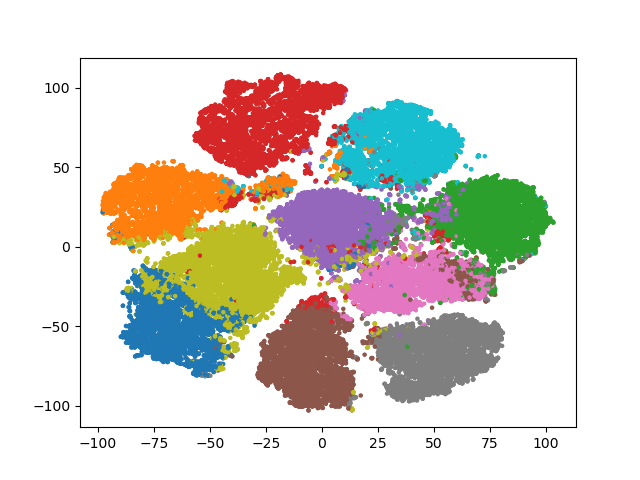
#> input picture nn/cluster_map_test/clusters_epoch_140.png, 640 x 480 px, given in place of gradient2.jpg, which was not available
$ python dct_official.py 5 band
#> lines starting #> are read from the running program, lines starting #| are printed output that depends on the picture; after the words box and inside, x2 and y2 are one past the last pixel; in counts of white or black regions, pixels touching at a corner belong together; pictures that were not available may be replaced by others from this repository, and a replacement may not be noted
import numpy as np
import argparse
from scipy import stats as st
from scipy.fftpack import idct, dct, fft, ifft
import matplotlib.pyplot as plt

from skimage import io, img_as_ubyte

T_D = .8
F_D = 0
S_D = 0

angles = [1]
the_norm = 'backward'
the_type  = 2

def save_as_png(array, filename):
    normalized_array = (array - np.min(array)) / (np.max(array) - np.min(array))
    uint8_array = img_as_ubyte(normalized_array)
    io.imsave(filename, uint8_array)

def apply_dct(image):
    dct_rows = dct(image, type=the_type, axis=0, norm=the_norm)
    dct_image = dct(dct_rows, type=the_type, axis=1, norm=the_norm)
    return dct_image

def rebuild_image(dct_image):
    idct_rows = idct(dct_image, type=the_type, axis=1, norm=the_norm)
    idct_image = idct(idct_rows, type=the_type, axis=0, norm=the_norm)
    return idct_image

def filter_by_angle(dct_image, angle, W_D):
    u_max, v_max = dct_image.shape
    mask = np.zeros_like(dct_image, dtype=bool)
    theta = np.radians(angle)

    sin_theta = np.sin(theta)
    cos_theta = np.cos(theta)

    u_values = np.arange(u_max).reshape(-1, 1)  # Column vector
    v_values = np.arange(v_max).reshape(1, -1)  # Row vector

    u_cos_v = u_values * sin_theta - v_values * cos_theta

    if theta < np.pi/9:
        condition_upper = (u_cos_v <= 0) #& (v_values <= 50)
        condition_lower = (u_cos_v + W_D >= 0)

    elif np.pi/9 <= theta < 7*np.pi/18:
        condition_upper = (u_cos_v - W_D / 2 <= 0) #& (v_values <= 50)
        condition_lower = (u_cos_v + W_D / 2 >= 0)

    else:
        condition_upper = (u_cos_v - W_D <= -0.5) #& (v_values <= 50) # pixel at position 0 expands from -0.5 to +0.5 so the image is offset by -0.5px so i set this offset as my starting/min condition instead of using 0
        condition_lower = (u_cos_v >= -0.5) # pixel at position 0 expands from -0.5 to +0.5 so the image is offset by -0.5px so i set this offset as my starting/min condition instead of using 0

    mask = condition_upper & condition_lower

    return mask

def filter(dct_image, filter_type, angles, W_D, T_D, S_D, F_D):
    magnitude_spectrum = np.log1p((np.abs(dct_image))**2)
    band_mask = np.zeros_like(dct_image, dtype=bool)
    threshold_mask = np.zeros_like(dct_image, dtype=bool)
    total_mask = np.zeros_like(dct_image, dtype=bool)
    filtered_dct = np.zeros_like(dct_image)
    filtered_magspec = np.zeros_like(dct_image)

    if filter_type == 'band':
        for angle in angles:
            angle_mask = filter_by_angle(dct_image, angle, W_D)
            band_mask |= angle_mask

        filtered_dct[band_mask] = np.max(magnitude_spectrum) + 0.1 # Set frequency values in the band to 0
        filtered_dct[~band_mask] = dct_image[~band_mask]

        filtered_magspec[band_mask] = np.max(magnitude_spectrum) + 0.1
        filtered_magspec[~band_mask] = magnitude_spectrum[~band_mask]

    elif filter_type == 'threshold':
        gate_mask = np.full(np.shape(dct_image), False)
        gate_mask[5:3200,5:4500] = True

        threshold_mask = (magnitude_spectrum <= F_D) | (magnitude_spectrum >= T_D) # sets all cells that meet this condition (elimination condition) as TRUE
        tot =  threshold_mask & gate_mask

        filtered_dct[tot] = S_D # all cells to be eliminated are set to S_D (zero)
        filtered_dct[~tot] = dct_image[~tot] # all other cells to kept are given the value of dct_image

        filtered_magspec[tot] = np.max(magnitude_spectrum) + 0.1 # all mask cells are set to white (note: they will all be black if every cell is set to 255)
        filtered_magspec[~tot] = magnitude_spectrum[~tot] # all other cells will be their respective mag spectrum value

    elif filter_type == 'none':
        filtered_dct = dct_image
        filtered_magspec = magnitude_spectrum

    elif filter_type == 'both':
        for angle in angles:
            angle_mask = filter_by_angle(dct_image, angle, W_D)
            band_mask |= angle_mask

        # gate_mask = np.full(np.shape(dct_image), False)
        # gate_mask[20:3000,20:4000] = True

        threshold_mask = (magnitude_spectrum <= F_D) | (magnitude_spectrum >= T_D)

        total_mask = threshold_mask & band_mask #& gate_mask

        filtered_dct[total_mask] = magnitude_spectrum[0,0]
        filtered_dct[~total_mask] = dct_image[~total_mask]

        filtered_magspec[total_mask] = np.max(magnitude_spectrum) + 0.1
        filtered_magspec[~total_mask] = magnitude_spectrum[~total_mask]

    return magnitude_spectrum, filtered_dct, filtered_magspec

def overhaul(image_path, W_D, filter_type):
    image = io.imread(image_path, as_gray=True)
    dct_image = apply_dct(image)
    magnitude_spectrum, filtered_dct, filtered_magspec = filter(dct_image, filter_type, angles, W_D, T_D, S_D, F_D)
    filtered_image = rebuild_image(filtered_dct)
    return dct_image, magnitude_spectrum, filtered_dct, filtered_magspec, filtered_image

if __name__ == "__main__":
    parser = argparse.ArgumentParser(description='DCT image filtering')
    parser.add_argument('W_D', help="This is relevent for 'band' and 'both' filters; select a width to apply the filter at each given angle", type=int)
    parser.add_argument('filter_type', choices=['band', 'threshold', 'both', 'none'], help="Type of filter to apply: 'band', 'threshold', 'both' or 'none'")
    args = parser.parse_args()

    image_path1 = '/home/unitx/Downloads/macbook_images/gradient2.jpg'
    image_path2 = '/home/unitx/Downloads/macbook_images/doublebarlight_03_cropped.png'

    dct_01, magnitude_spectrum_01, filtered_dct_01, filtered_magspec_01, filtered_01 = overhaul(image_path1, args.W_D, args.filter_type)
#> in overhaul, `image = io.imread(image_path, as_gray=True)`:
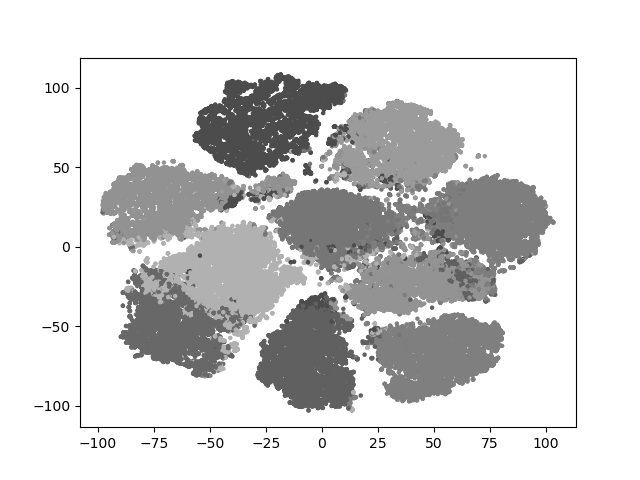
#> image: shape (480, 640) float64; min 0, max 1, mean 0.847
#> in apply_dct, `dct_rows = dct(image, type=the_type, axis=0, norm=the_norm)`:
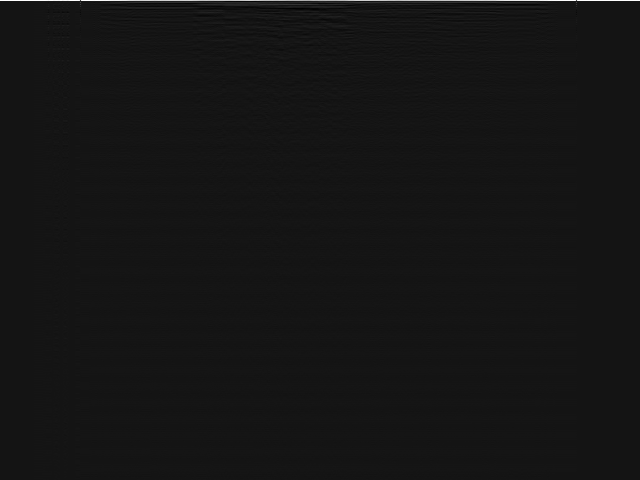
#> dct_rows: shape (480, 640) float64; min -85.68, max 960, mean 1.8; drawn with min black and max white
#> the loop in filter, `for angle in angles:` made 1 pass
#> pass 1, in filter, `angle_mask = filter_by_angle(dct_image, angle, W_D)`:
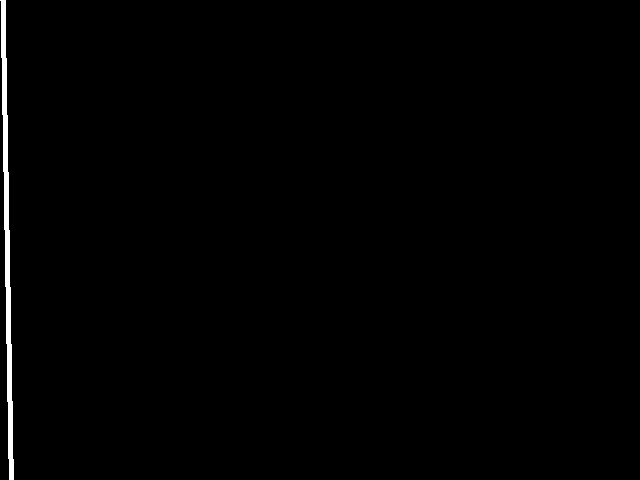
#> angle_mask: shape (480, 640) bool; 0.78% white; 1 white region, box (x1, y1, x2, y2) and area: (0, 0, 14, 480) 2402
    dct_02, magnitude_spectrum_02, filtered_dct_02, filtered_magspec_02, filtered_02 = overhaul(image_path2, args.W_D, args.filter_type)
#> call 2 of overhaul, with W_D = 5, filter_type = 'band'
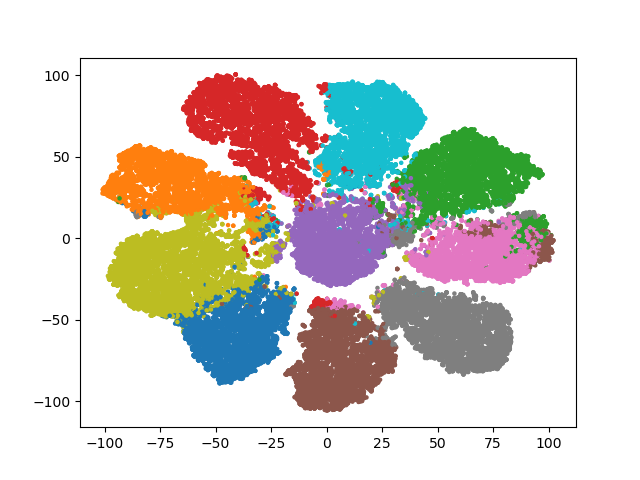
#> input picture nn/cluster_map_test/clusters_epoch_1400.png, 640 x 480 px, given in place of doublebarlight_03_cropped.png, which was not available
#> in overhaul (call 2), `image = io.imread(image_path, as_gray=True)`:
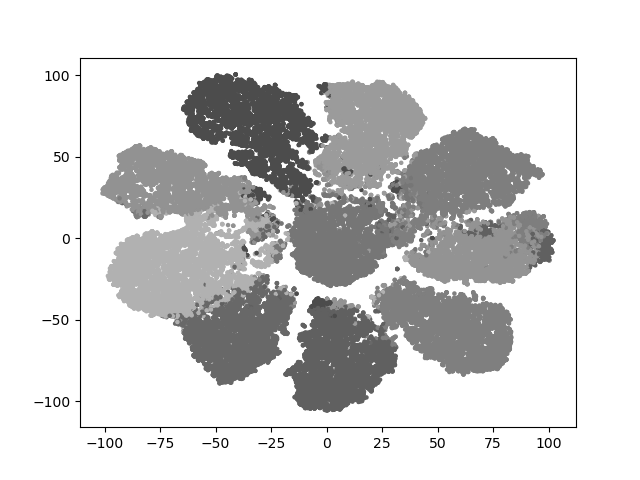
#> image: shape (480, 640) float64; min 0, max 1, mean 0.843
#> call 2 of filter, with filter_type = 'band', W_D = 5, T_D = 0.8, S_D = 0, F_D = 0
#> in filter (call 2), `magnitude_spectrum = np.log1p((np.abs(dct_image))**2)`:
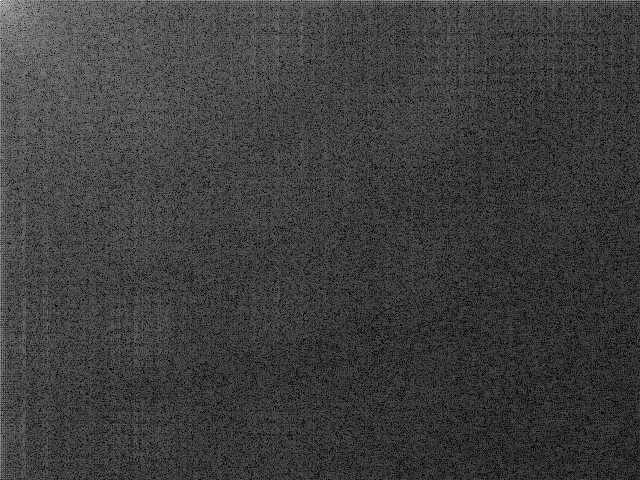
#> magnitude_spectrum: shape (480, 640) float64; min 3.75e-07, max 27.7, mean 6.7; drawn with min black and max white
#> in rebuild_image (call 2), `idct_image = idct(idct_rows, type=the_type, axis=0, norm=the_norm)`:
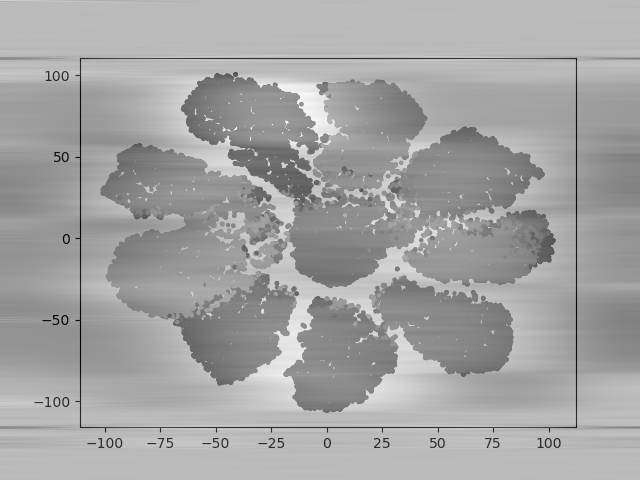
#> idct_image: shape (480, 640) float64; min -1383953.1, max 768068.3, mean 27.8; drawn with min black and max white

    round_magspec_01 = np.round(magnitude_spectrum_01, 5)
    flat_round_magspec_01 = round_magspec_01.flatten()

    round_magspec_02 = np.round(magnitude_spectrum_02, 5)
    flat_round_magspec_02 = round_magspec_02.flatten()

    # Plotting
    fig, axes = plt.subplots(2, 5, figsize=(25, 10), gridspec_kw={'width_ratios': [1, 1, 1, 1, 1]})

    image1 = io.imread(image_path1, as_gray=True)
    image2 = io.imread(image_path2, as_gray=True)

    axes[0,0].imshow(image1, cmap='gray')
    axes[0,0].set_title('raw_lens1')

    axes[0,1].imshow(filtered_01, cmap='gray')
    axes[0,1].set_title('filtered_lens1')

    axes[0,2].imshow(magnitude_spectrum_01, cmap='gray')
    axes[0,2].set_title('DCT_lens1')

    axes[0,3].imshow(filtered_magspec_01, cmap='gray')
    axes[0,3].set_title('filtered_DCT_lens1')

    axes[0,4].text(0.0, 0.7, f' size mag_spec: {len(flat_round_magspec_01)}\n mean mag_spec: {np.mean(magnitude_spectrum_01)}\n mode mag_spec: {st.mode(flat_round_magspec_01).mode}\n mode_count mag_spec: {st.mode(flat_round_magspec_01).count}\n max mag_spec: {np.max(magnitude_spectrum_01)}\n min mag_spec: {np.min(magnitude_spectrum_01)}', horizontalalignment='left', verticalalignment='top', fontsize=12)
    axes[0,4].axis('off')


    axes[1,0].imshow(image2, cmap='gray')
    axes[1,0].set_title('raw_lens2')

    axes[1,1].imshow(filtered_02, cmap='gray')
    axes[1,1].set_title('filtered_lens2')

    axes[1,2].imshow(magnitude_spectrum_02, cmap='gray')
    axes[1,2].set_title('DCT_lens2')

    axes[1,3].imshow(filtered_magspec_02, cmap='gray')
    axes[1,3].set_title('filtered_DCT_lens2')

    axes[1,4].text(0.0, 0.7, f' size mag_spec: {len(flat_round_magspec_02)}\n mean mag_spec: {np.mean(magnitude_spectrum_02)}\n mode mag_spec: {st.mode(flat_round_magspec_02).mode}\n mode_count mag_spec: {st.mode(flat_round_magspec_02).count}\n max mag_spec: {np.max(magnitude_spectrum_02)}\n min mag_spec: {np.min(magnitude_spectrum_02)}', horizontalalignment='left', verticalalignment='top', fontsize=12)
    axes[1,4].axis('off')

    plt.tight_layout()
    plt.show()

# save_as_png(filtered_01, 'DCT_filtered_01.png')
# save_as_png(filtered_02, 'DCT_filtered_02.png')
